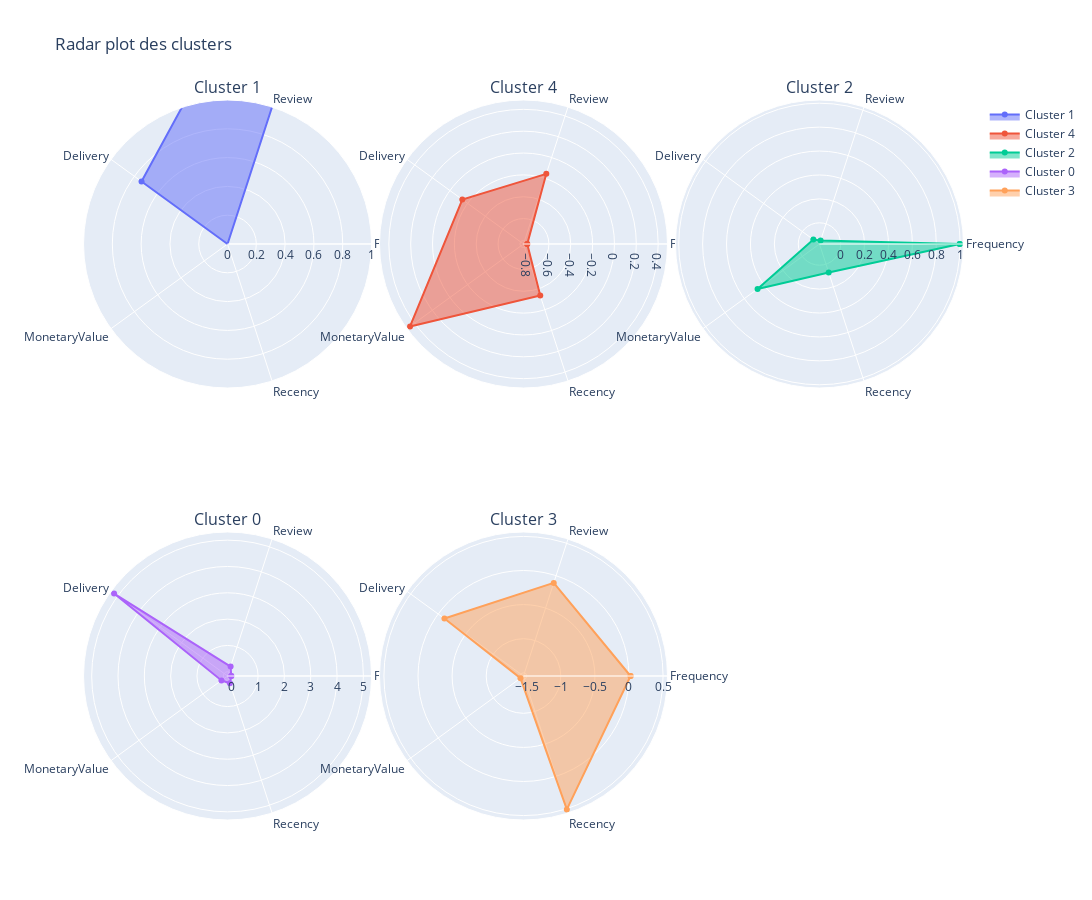

Here is the notebook cell this chart was saved with:
### Markdown cell above
MinMaxScaler aurait été plus adapté pour les radar plots mais il est trop sensible aux outliers, et on en a bcp ici. On garde le dataframe produit plus tôt avec le StandardScaler.

### Code cell
variables = ["Frequency", "Review", "Delivery", "MonetaryValue", "Recency"]

# Créer un dataframe pour chaque cluster
clusters = rfm_review_deliv_delay_clustered.groupby('cluster_kmeans')

# Récupérer les noms des clusters
cluster_names = rfm_review_deliv_delay_clustered['cluster_kmeans'].unique()

# Créer une figure Plotly avec 6 sous-figures polar
fig = make_subplots(rows=2, cols=3, subplot_titles=[f'Cluster {name}' for name in cluster_names], specs=[[{'type': 'polar'}]*3]*2, horizontal_spacing=0.001, vertical_spacing=0.2)

# Parcourir les clusters et ajouter un radar plot à chaque sous-figure
for i, cluster in enumerate(clusters):
    data11 = cluster[1][variables].mean().values.flatten().tolist()
    data11 += data11[:1]

    fig.add_trace(go.Scatterpolar(
        r=data11,
        theta=variables + [variables[0]],
        fill='toself',
        name=f'Cluster {cluster_names[i]}'
    ), row=(i // 3) + 1, col=(i % 3) + 1)

    # Ajouter les étiquettes des axes pour chaque sous-figure
    fig.update_layout(
        polar=dict(
            radialaxis=dict(
                visible=True,
                range=[0, 1]
            ),
        ),
        showlegend=True,
        width=1800,
        height=900
    )

# Mettre à jour le titre de la figure
fig.update_layout(title_text='Radar plot des clusters')

# Afficher la figure
fig.show()

### Figure 1 — Plotly figure (JSON) as saved in the notebook; plotly's stock layout.template omitted (floating-point values rounded to 4 significant figures)
{"data": [{"fill": "toself", "name": "Cluster 1", "r": [-0.007401, 3.993, 0.7383, -0.09091, -0.06333, -0.007401], "subplot": "polar", "theta": ["Frequency", "Review", "Delivery", "MonetaryValue", "Recency", "Frequency"], "type": "scatterpolar"}, {"fill": "toself", "name": "Cluster 4", "r": [-0.7983, -0.1574, -0.1404, 0.4512, -0.3368, -0.7983], "subplot": "polar2", "theta": ["Frequency", "Review", "Delivery", "MonetaryValue", "Recency", "Frequency"], "type": "scatterpolar"}, {"fill": "toself", "name": "Cluster 2", "r": [0.996, -0.146, -0.1142, 0.4629, 0.07273, 0.996], "subplot": "polar3", "theta": ["Frequency", "Review", "Delivery", "MonetaryValue", "Recency", "Frequency"], "type": "scatterpolar"}, {"fill": "toself", "name": "Cluster 0", "r": [-0.01844, 0.2147, 5.167, 0.1258, 0.1315, -0.01844], "subplot": "polar4", "theta": ["Frequency", "Review", "Delivery", "MonetaryValue", "Recency", "Frequency"], "type": "scatterpolar"}, {"fill": "toself", "name": "Cluster 3", "r": [0.02309, -0.1116, -0.1137, -1.492, 0.5098, 0.02309], "subplot": "polar5", "theta": ["Frequency", "Review", "Delivery", "MonetaryValue", "Recency", "Frequency"], "type": "scatterpolar"}], "layout": {"annotations": [{"font": {"size": 16}, "showarrow": false, "text": "Cluster 1", "x": 0.1663, "xanchor": "center", "xref": "paper", "y": 1, "yanchor": "bottom", "yref": "paper"}, {"font": {"size": 16}, "showarrow": false, "text": "Cluster 4", "x": 0.5, "xanchor": "center", "xref": "paper", "y": 1, "yanchor": "bottom", "yref": "paper"}, {"font": {"size": 16}, "showarrow": false, "text": "Cluster 2", "x": 0.8337, "xanchor": "center", "xref": "paper", "y": 1, "yanchor": "bottom", "yref": "paper"}, {"font": {"size": 16}, "showarrow": false, "text": "Cluster 0", "x": 0.1663, "xanchor": "center", "xref": "paper", "y": 0.4, "yanchor": "bottom", "yref": "paper"}, {"font": {"size": 16}, "showarrow": false, "text": "Cluster 3", "x": 0.5, "xanchor": "center", "xref": "paper", "y": 0.4, "yanchor": "bottom", "yref": "paper"}], "height": 900, "polar": {"domain": {"x": [0, 0.3327], "y": [0.6, 1]}, "radialaxis": {"range": [0, 1], "visible": true}}, "polar2": {"domain": {"x": [0.3337, 0.6663], "y": [0.6, 1]}}, "polar3": {"domain": {"x": [0.6673, 1], "y": [0.6, 1]}}, "polar4": {"domain": {"x": [0, 0.3327], "y": [0, 0.4]}}, "polar5": {"domain": {"x": [0.3337, 0.6663], "y": [0, 0.4]}}, "polar6": {"domain": {"x": [0.6673, 1], "y": [0, 0.4]}}, "showlegend": true, "title": {"text": "Radar plot des clusters"}, "width": 1800}}
